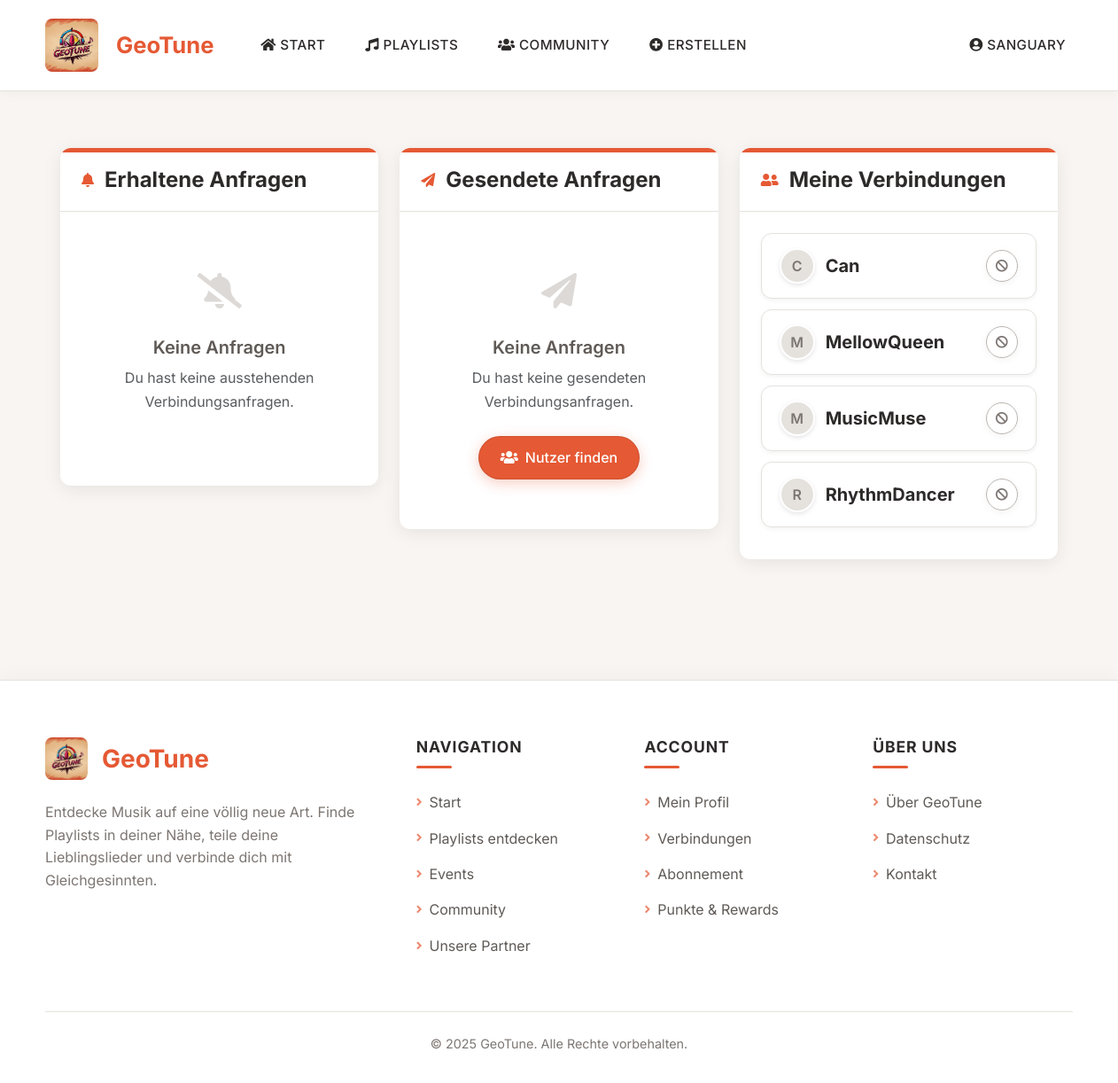
Page /verbindungen/ (signed in) on the committed database.
### geotune/models.py (models this page shows, shortened)
class Nutzer(AbstractUser):
    bio = models.TextField(blank=True)
    profilbild = models.ImageField(upload_to='profile_pics/', blank=True, null=True)
    premium_status = models.BooleanField(default=False)

class NutzerVerbindung(models.Model):
    STATUS_CHOICES = [
        ('angefragt', 'Angefragt'),
        ('akzeptiert', 'Akzeptiert'),
        ('blockiert', 'Blockiert'),
    ]
    nutzer1 = models.ForeignKey(Nutzer, on_delete=models.CASCADE, related_name='gesendete_verbindungen')
    nutzer2 = models.ForeignKey(Nutzer, on_delete=models.CASCADE, related_name='erhaltene_verbindungen')
    erstellungsdatum = models.DateField(default=timezone.now)
    status = models.CharField(max_length=20, choices=STATUS_CHOICES, default='angefragt')
    class Meta:
        unique_together = ('nutzer1', 'nutzer2')

### geotune/views.py (the view)
# urls.py: path('verbindungen/', views.verbindungen, name='verbindungen'),
@login_required
def verbindungen(request):
    erhaltene_anfragen = NutzerVerbindung.objects.filter(
        nutzer2=request.user,
        status='angefragt'
    ).select_related('nutzer1')
    gesendete_anfragen = NutzerVerbindung.objects.filter(
        nutzer1=request.user,
        status='angefragt'
    ).select_related('nutzer2')
    aktive_verbindungen = NutzerVerbindung.objects.filter(
        (Q(nutzer1=request.user) | Q(nutzer2=request.user)),
        status='akzeptiert'
    ).select_related('nutzer1', 'nutzer2')
    aktive_verbindungen_nutzer = []
    for v in aktive_verbindungen:
        andere_person = v.nutzer2 if v.nutzer1 == request.user else v.nutzer1
        aktive_verbindungen_nutzer.append({
            'verbindung': v,
            'nutzer': andere_person
        })
    return render(request, 'geotune/verbindungen.html', {
        'erhaltene_anfragen': erhaltene_anfragen,
        'gesendete_anfragen': gesendete_anfragen,
        'aktive_verbindungen': aktive_verbindungen_nutzer
    })

### geotune/templates/geotune/verbindungen.html (shortened to what this page needs)
{% extends 'geotune/base.html' %}
{% block content %}
<div class="container py-4">
    <div class="row">
        <div class="col-md-4">
            <div class="card shadow mb-4">
                <div class="custom-card-header">
                    <i class="fas fa-bell"></i>
                    <h4 class="mb-0">Erhaltene Anfragen
                    </h4>
                </div>
                <div class="card-body">
                    {% if erhaltene_anfragen %}
                        <div class="connection-list">
                            {% for anfrage in erhaltene_anfragen %}
                            <div class="connection-item">
                                <div class="d-flex justify-content-between align-items-center mb-3">
                                    <div class="d-flex align-items-center">
                                        <div class="connection-avatar">
                                            {% if anfrage.nutzer1.profilbild %}
                                                <img src="{{ anfrage.nutzer1.profilbild.url }}" alt="{{ anfrage.nutzer1.username }}">
                                            {% else %}
                                                {{ anfrage.nutzer1.username|first|upper }}
                                            {% endif %}
                                        </div>
                                        <div>
                                            <a href="{% url 'nutzerprofil' anfrage.nutzer1.id %}" class="text-decoration-none">
                                                <h5 class="mb-0">{{ anfrage.nutzer1.username }}</h5>
                                            </a>
                                            <small class="text-muted">{{ anfrage.erstellungsdatum|date:"d.m.Y" }}</small>
                                        </div>
                                    </div>
                                </div>
                                <div class="d-flex justify-content-end">
                                    <a href="{% url 'verbindung_status_aendern' anfrage.id 'akzeptiert' %}" class="btn btn-action btn-accept me-2">
                                        <i class="fas fa-check"></i> Akzeptieren
                                    </a>
                                    <a href="{% url 'verbindung_status_aendern' anfrage.id 'abgelehnt' %}" class="btn btn-action btn-reject">
                                        <i class="fas fa-times"></i> Ablehnen
                                    </a>
                                </div>
                            </div>
                            {% endfor %}
                        </div>
                    {% else %}
                        <div class="empty-state">
                            <div class="empty-state-icon">
                                <i class="fas fa-bell-slash"></i>
                            </div>
                            <h5>Keine Anfragen</h5>
                            <p class="text-muted">Du hast keine ausstehenden Verbindungsanfragen.</p>
                        </div>
                    {% endif %}
                </div>
            </div>
        </div>
        <div class="col-md-4">
            <div class="card shadow mb-4">
                <div class="custom-card-header">
                    <i class="fas fa-paper-plane"></i>
                    <h4 class="mb-0">Gesendete Anfragen</h4>
                </div>
                <div class="card-body">
                    {% if gesendete_anfragen %}
                        <div class="connection-list">
                            {% for anfrage in gesendete_anfragen %}
                            <div class="connection-item">
                                <div class="d-flex justify-content-between align-items-center">
                                    <div class="d-flex align-items-center">
                                        <div class="connection-avatar">
                                            {% if anfrage.nutzer2.profilbild %}
                                                <img src="{{ anfrage.nutzer2.profilbild.url }}" alt="{{ anfrage.nutzer2.username }}">
                                            {% else %}
                                                {{ anfrage.nutzer2.username|first|upper }}
                                            {% endif %}
                                        </div>
                                        <div>
                                            <a href="{% url 'nutzerprofil' anfrage.nutzer2.id %}" class="text-decoration-none">
                                                <h5 class="mb-0">{{ anfrage.nutzer2.username }}</h5>
                                            </a>
                                            <small class="text-muted">Gesendet am {{ anfrage.erstellungsdatum|date:"d.m.Y" }}</small>
                                        </div>
                                    </div>
                                    <span class="badge badge-custom badge-pending">Ausstehend</span>
                                </div>
                            </div>
                            {% endfor %}
                        </div>
                    {% else %}
                        <div class="empty-state">
                            <div class="empty-state-icon">
                                <i class="fas fa-paper-plane"></i>
                            </div>
                            <h5>Keine Anfragen</h5>
                            <p class="text-muted">Du hast keine gesendeten Verbindungsanfragen.</p>
                            <a href="{% url 'nutzer_empfehlungen' %}" class="btn-primary">
                                <i class="fas fa-users"></i> Nutzer finden
                            </a>
                        </div>
                    {% endif %}
                </div>
            </div>
        </div>
        <div class="col-md-4">
            <div class="card shadow mb-4">
                <div class="custom-card-header">
                    <i class="fas fa-user-friends"></i>
                    <h4 class="mb-0">Meine Verbindungen</h4>
                </div>
                <div class="card-body">
                    {% if aktive_verbindungen %}
                        <div class="connection-list">
                            {% for verbindung in aktive_verbindungen %}
                            <div class="connection-item">
                                <div class="d-flex justify-content-between align-items-center">
                                    <div class="d-flex align-items-center">
                                        <div class="connection-avatar">
                                            {% if verbindung.nutzer.profilbild %}
                                                <img src="{{ verbindung.nutzer.profilbild.url }}" alt="{{ verbindung.nutzer.username }}">
                                            {% else %}
                                                {{ verbindung.nutzer.username|first|upper }}
                                            {% endif %}
                                        </div>
                                        <a href="{% url 'nutzerprofil' verbindung.nutzer.id %}" class="text-decoration-none">
                                            <h5 class="mb-0">{{ verbindung.nutzer.username }}</h5>
                                        </a>
                                    </div>
                                    <a href="{% url 'verbindung_status_aendern' verbindung.verbindung.id 'blockiert' %}" class="btn btn-block" title="Verbindung blockieren" aria-label="Verbindung blockieren">
                                        <i class="fas fa-ban" aria-hidden="true"></i>
                                    </a>
                                </div>
                            </div>
                            {% endfor %}
                        </div>
                    {% endif %}
                </div>
            </div>
        </div>
    </div>
</div>
{% endblock %}

### geotune/templates/geotune/base.html (shortened to what this page needs)
<!DOCTYPE html>
<html lang="de">
<head>
    <link href="https://cdn.jsdelivr.net/npm/bootstrap@5.3.2/dist/css/bootstrap.min.css" rel="stylesheet">
    <link rel="stylesheet" href="https://cdn.jsdelivr.net/npm/bootstrap-icons@1.11.1/font/bootstrap-icons.css">
    <link rel="stylesheet" href="https://cdnjs.cloudflare.com/ajax/libs/font-awesome/5.15.4/css/all.min.css">
    {% load static %}
    <link rel="stylesheet" href="{% static 'geotune/css/style.css' %}">
    <link rel="stylesheet" href="https://unpkg.com/leaflet@1.7.1/dist/leaflet.css">
</head>
<body>
    <nav class="navbar navbar-expand-lg">
        <div class="container">
            <a class="navbar-brand" href="{% url 'index' %}">
                {% load static %}
                <div class="d-flex align-items-center">
                    <img src="{% static 'media/GeoTune_Logo.jpg' %}" alt="GeoTune Logo" class="navbar-logo">
                    <span class="ms-2">GeoTune</span>
                </div>
            </a>
            <div class="collapse navbar-collapse" id="navbarNav">
                <ul class="navbar-nav me-auto">
                    <li class="nav-item">
                        <a class="nav-link" href="{% url 'index' %}">
                            <i class="fas fa-home"></i> Start
                        </a>
                    </li>
                    {% if user.is_authenticated %}
                        <li class="nav-item dropdown">
                            <a class="nav-link" href="#" id="playlistsDropdown" role="button"
                               data-bs-toggle="dropdown" aria-expanded="false">
                                <i class="fas fa-music"></i> Playlists
                            </a>
                        </li>
                        <li class="nav-item dropdown">
                            <a class="nav-link" href="#" id="communityDropdown" role="button"
                               data-bs-toggle="dropdown" aria-expanded="false">
                                <i class="fas fa-users"></i> Community
                            </a>
                        </li>
                        <li class="nav-item dropdown">
                            <a class="nav-link" href="#" id="navbarDropdown" role="button"
                               data-bs-toggle="dropdown" aria-expanded="false">
                                <i class="fas fa-plus-circle"></i> Erstellen
                            </a>
                        </li>
                    {% endif %}
                </ul>
                <ul class="navbar-nav">
                    {% if user.is_authenticated %}
                        <li class="nav-item dropdown">
                            <a class="nav-link" href="#" id="userDropdown" role="button"
                               data-bs-toggle="dropdown" aria-expanded="false">
                                <i class="fas fa-user-circle"></i> {{ user.username }}
                            </a>
                        </li>
                    {% endif %}
                </ul>
            </div>
        </div>
    </nav>
    <main class="container py-4">
        {% block content %}{% endblock %}
    </main>
    <footer class="footer">
        <div class="container">
            <div class="footer-container">
                <div class="footer-brand">
                    <div class="footer-logo">
                        <img src="{% static 'media/GeoTune_Logo.jpg' %}" alt="GeoTune Logo">
                        <h3>GeoTune</h3>
                    </div>
                    <p class="footer-description">
                        Entdecke Musik auf eine völlig neue Art. Finde Playlists in deiner Nähe, teile deine Lieblingslieder und verbinde dich mit Gleichgesinnten.
                    </p>
                </div>
                <div class="footer-columns">
                    <div class="footer-column">
                        <h5 class="footer-title">Navigation</h5>
                        <ul class="footer-links">
                            <li><a href="{% url 'index' %}"><i class="fas fa-angle-right"></i> Start</a></li>
                            {% if user.is_authenticated %}
                                <li><a href="{% url 'playlists_in_der_naehe' %}"><i class="fas fa-angle-right"></i> Playlists entdecken</a></li>
                                <li><a href="{% url 'events' %}"><i class="fas fa-angle-right"></i> Events</a></li>
                                <li><a href="{% url 'nutzer_empfehlungen' %}"><i class="fas fa-angle-right"></i> Community</a></li>
                                <li><a href="{% url 'partner' %}"><i class="fas fa-angle-right"></i> Unsere Partner</a></li>
                            {% endif %}
                        </ul>
                    </div>
                    <div class="footer-column">
                        <h5 class="footer-title">Account</h5>
                        <ul class="footer-links">
                            {% if user.is_authenticated %}
                                <li><a href="{% url 'nutzerprofil' %}"><i class="fas fa-angle-right"></i> Mein Profil</a></li>
                                <li><a href="{% url 'verbindungen' %}"><i class="fas fa-angle-right"></i> Verbindungen</a></li>
                                <li><a href="{% url 'abonnement_verwalten' %}"><i class="fas fa-angle-right"></i> Abonnement</a></li>
                                <li><a href="{% url 'gamification' %}"><i class="fas fa-angle-right"></i> Punkte & Rewards</a></li>
                            {% else %}
                                <li><a href="{% url 'login' %}"><i class="fas fa-angle-right"></i> Anmelden</a></li>
                                <li><a href="{% url 'register' %}"><i class="fas fa-angle-right"></i> Registrieren</a></li>
                            {% endif %}
                        </ul>
                    </div>
                    <div class="footer-column">
                        <h5 class="footer-title">Über uns</h5>
                        <ul class="footer-links">
                            <li><a href="{% url 'ueber_uns' %}"><i class="fas fa-angle-right"></i> Über GeoTune</a></li>
                            <li><a href="{% url 'datenschutz' %}"><i class="fas fa-angle-right"></i> Datenschutz</a></li>
                            <li><a href="{% url 'kontakt' %}"><i class="fas fa-angle-right"></i> Kontakt</a></li>
                        </ul>
                    </div>
                </div>
            </div>
            <div class="footer-bottom text-center">
                <p>&copy; 2025 GeoTune. Alle Rechte vorbehalten.</p>
            </div>
        </div>
    </footer>
</body>
</html>

### rows in the picture
Nutzer: username "SANGUARY"
NutzerVerbindung: nutzer.username|first "C", nutzer.username "Can"
NutzerVerbindung: nutzer.username|first "M", nutzer.username "MellowQueen"
NutzerVerbindung: nutzer.username|first "M", nutzer.username "MusicMuse"
NutzerVerbindung: nutzer.username|first "R", nutzer.username "RhythmDancer"
